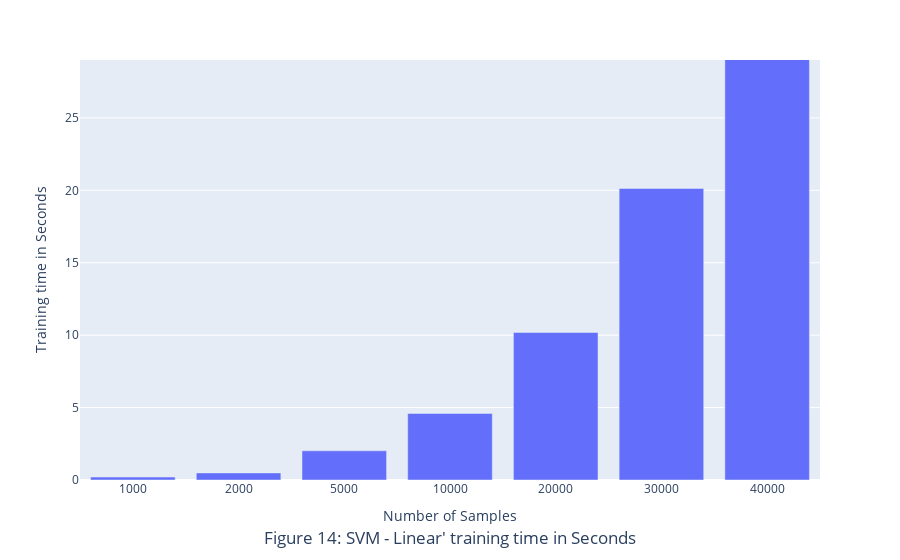

Notebook source saved alongside this figure:
### Code cell
import plotly.express as px

with open("data/svm_training_time.pkl","rb") as f:
    training_time = pickle.load(f)

fig = px.bar(x=training_sizes, y=training_time,range_y = [0,29])

fig.update_layout(xaxis_type='category',
                  xaxis_title="Number of Samples",
                  yaxis_title="Training time in Seconds",
                  title={
                        'text': "Figure 14: SVM - Linear' training time in Seconds",
                        'y':0.05,
                        'x':0.5,
                        'xanchor': 'center',
                        'yanchor': 'top'})
fig.show()

### Figure 1 — Plotly figure (JSON) as saved in the notebook; plotly's stock layout.template omitted (floating-point values rounded to 4 significant figures)
{"data": [{"alignmentgroup": "True", "hovertemplate": "x=%{x}<br>y=%{y}<extra></extra>", "legendgroup": "", "marker": {"color": "#636efa"}, "name": "", "offsetgroup": "", "orientation": "v", "showlegend": false, "textposition": "auto", "type": "bar", "x": [1000, 2000, 5000, 10000, 20000, 30000, 40000], "xaxis": "x", "y": [0.202, 0.4897, 2.016, 4.597, 10.18, 20.13, 32.44], "yaxis": "y"}], "layout": {"barmode": "relative", "legend": {"tracegroupgap": 0}, "margin": {"t": 60}, "title": {"text": "Figure 14: SVM - Linear' training time in Seconds", "x": 0.5, "xanchor": "center", "y": 0.05, "yanchor": "top"}, "xaxis": {"anchor": "y", "domain": [0, 1], "title": {"text": "Number of Samples"}, "type": "category"}, "yaxis": {"anchor": "x", "domain": [0, 1], "range": [0, 29], "title": {"text": "Training time in Seconds"}}}}
